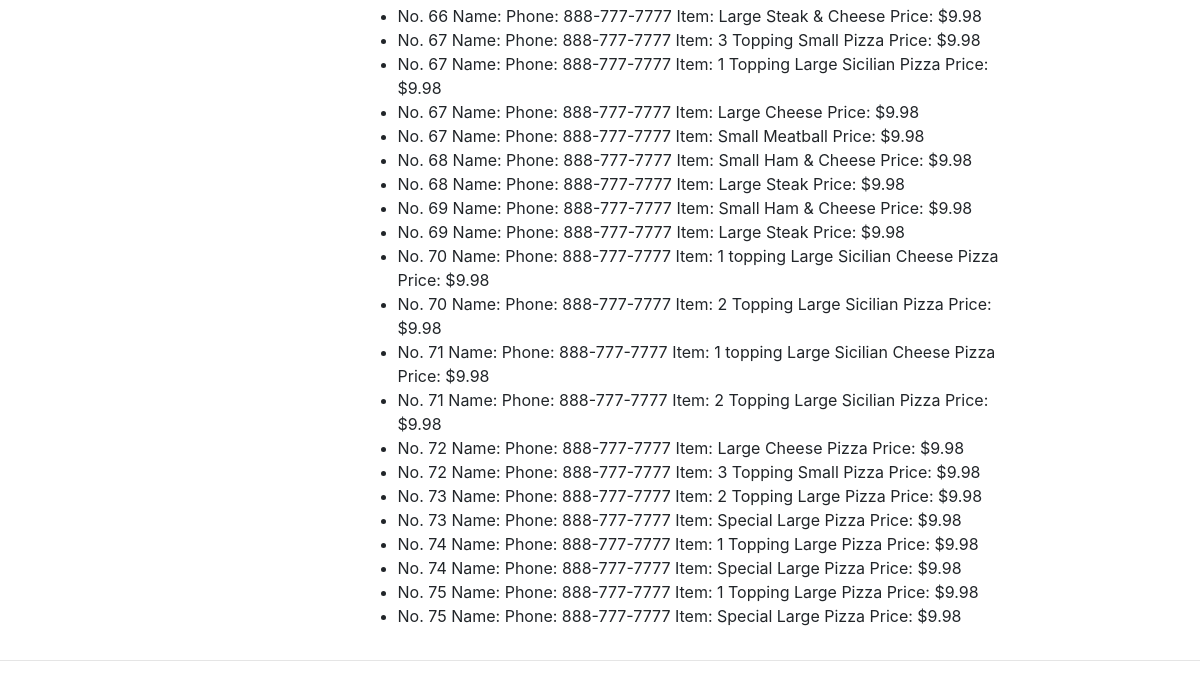
Before: /view_orders (signed in, lower part) with the older database file.
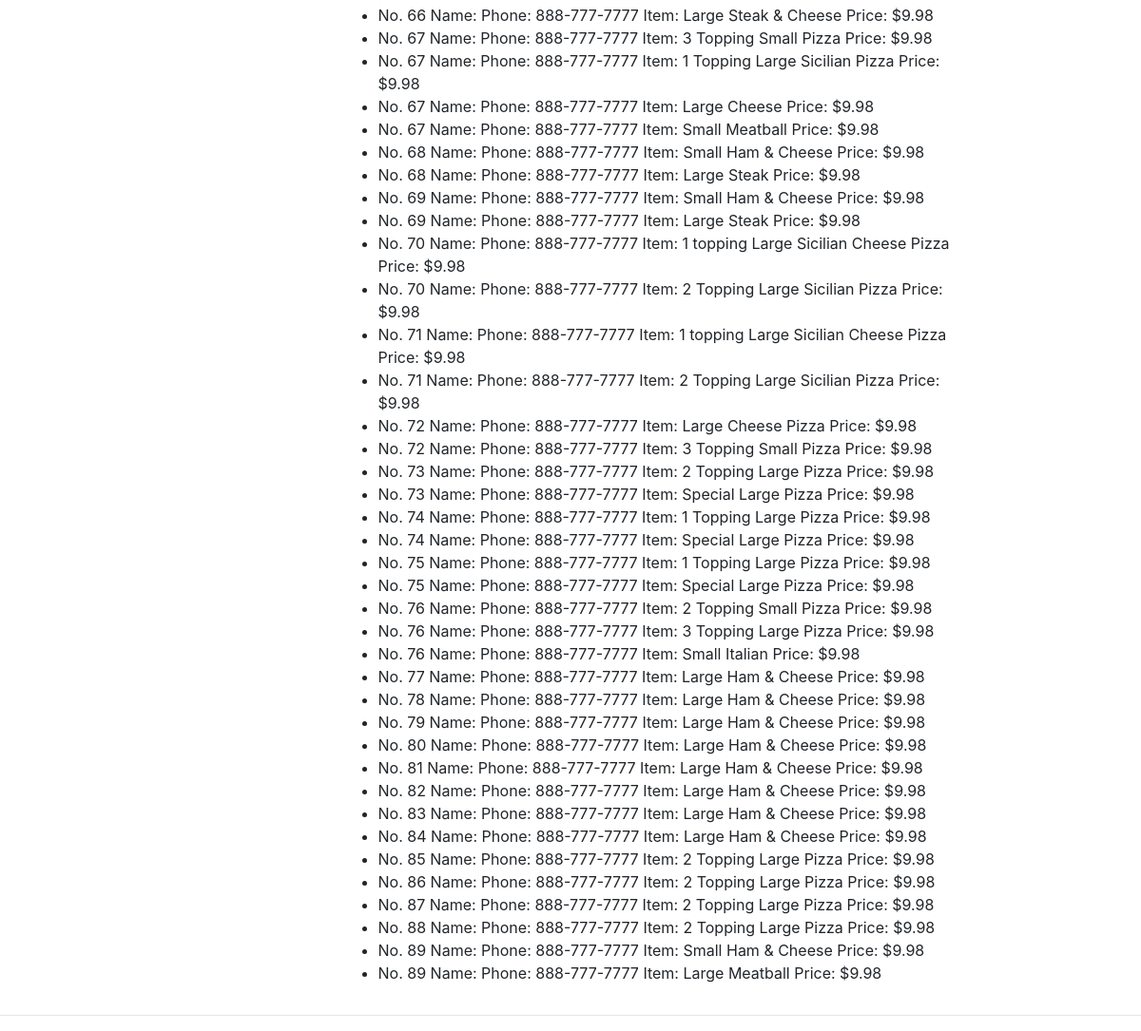
After: the same page with the newer database file.
### orders/models.py (models this page shows, shortened)
class Order(models.Model):
    order_number = models.ForeignKey(Order_Number, on_delete=models.CASCADE)
    username = models.CharField(max_length=200, default='')
    name = models.CharField(max_length=200, default='')
    phone = models.CharField(max_length=200, default='')
    MY_STATUSES = (
        ('INCOMPLETE', 'incomplete'),
        ('SUBMITTED', 'submitted'),
        ('FILLED', 'filled'),
    )
    order_status = models.CharField(max_length=20, choices=MY_STATUSES, default='INCOMPLETE')
    title = models.CharField(max_length=200)
    price = models.DecimalField(max_digits=20, decimal_places=2)
    MY_SIZES = (
        ('S', 'Small'),
        ('L', 'Large'),
    )
    size = models.CharField(max_length=20, choices=MY_SIZES, default='S')
    MY_FOOD_TYPES = (
        ('PIZZA', 'pizza'),
        ('SUB', 'sub'),
        ('SALAD', 'salad'),
        ('PASTA', 'pasta'),
        ('DINNER', 'dinner platter'),
    )
    food_type = models.CharField(max_length=10, choices=MY_FOOD_TYPES, default='PIZZA')
    CHOOSE_TOPPINGS = (
        ('ONE', '1'),
        ('TWO', '2'),
        ('THREE', '3'),
        ('NO', 'no'),
    )

class Order_Number(models.Model):
       def __int__(self):
        """
        String for representing the Model object.
        """
        return self.id

### orders/views.py (the view)
# urls.py: path("view_orders", views.view_orders, name="view_orders")
def view_orders(request):
   orders=Order.objects.all()
   return render(request, 'existing-orders.html', {'orders':orders})

### pinocchios/templates/existing-orders.html (shortened to what this page needs)
{% extends "base_generic.html" %}
{% block content %}
    {% if user.is_authenticated and user.get_username == 'admin'%}
    <div id='existing-order'>
      <ul>
      {% for order in orders %}
        <li>
          No. {{order.order_number.id}}  Name:  {{order.name}}  Phone:  {{order.phone}} Item: {{order.title}} Price:  ${{order.price}}
        </li>
      {% endfor %}
      </ul>
      </div>
    {% endif %}
{% endblock %}

Changed rows visible on the page:
added Order: order_number.id "76", phone "888-777-7777", title "2 Topping Small Pizza", price "9.98"
added Order: order_number.id "76", phone "888-777-7777", title "3 Topping Large Pizza", price "9.98"
added Order: order_number.id "76", phone "888-777-7777", title "Small Italian", price "9.98"
added Order: order_number.id "77", phone "888-777-7777", title "Large Ham & Cheese", price "9.98"
added Order: order_number.id "78", phone "888-777-7777", title "Large Ham & Cheese", price "9.98"
added Order: order_number.id "79", phone "888-777-7777", title "Large Ham & Cheese", price "9.98"
added Order: order_number.id "80", phone "888-777-7777", title "Large Ham & Cheese", price "9.98"
added Order: order_number.id "81", phone "888-777-7777", title "Large Ham & Cheese", price "9.98"
added Order: order_number.id "82", phone "888-777-7777", title "Large Ham & Cheese", price "9.98"
added Order: order_number.id "83", phone "888-777-7777", title "Large Ham & Cheese", price "9.98"
added Order: order_number.id "84", phone "888-777-7777", title "Large Ham & Cheese", price "9.98"
added Order: order_number.id "85", phone "888-777-7777", title "2 Topping Large Pizza", price "9.98"
added Order: order_number.id "86", phone "888-777-7777", title "2 Topping Large Pizza", price "9.98"
added Order: order_number.id "87", phone "888-777-7777", title "2 Topping Large Pizza", price "9.98"
added Order: order_number.id "88", phone "888-777-7777", title "2 Topping Large Pizza", price "9.98"
added Order: order_number.id "89", phone "888-777-7777", title "Small Ham & Cheese", price "9.98"
added Order: order_number.id "89", phone "888-777-7777", title "Large Meatball", price "9.98"
